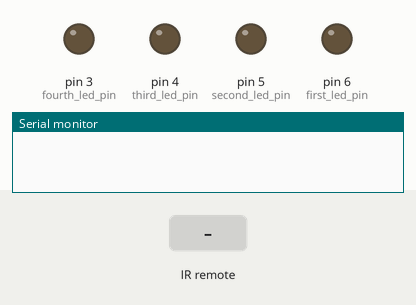
Bench run of a sketch on a simulated Arduino Uno, built with avr-gcc and run on an emulated ATmega328P. Shown: output pins drawn as LEDs (lit = HIGH), the last lines printed to the serial monitor. The inputs (shaded band) are chosen by the test bench.

Above: at 1.2 s.
1.3 s: infrared code 0xFD08F7 received
At 2.0 s:
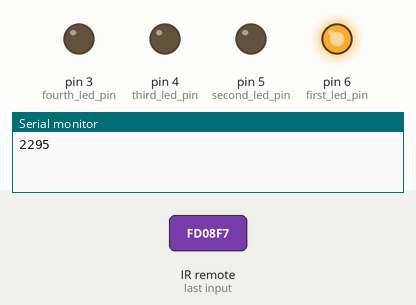
2.8 s: infrared code 0xFD8877 received
At 3.2 s:
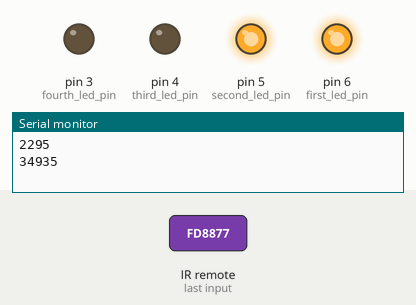
4.3 s: infrared code 0xFD48B7 received
At 5.5 s:
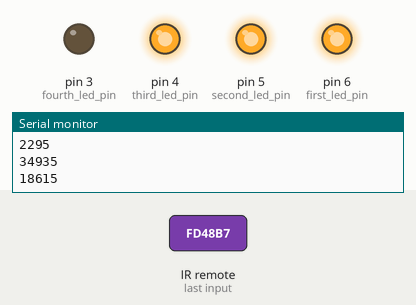
5.8 s: infrared code 0xFD28D7 received
At 6.6 s:
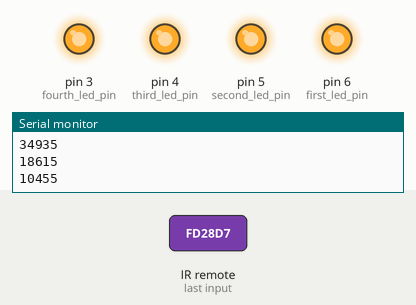
7.3 s: infrared code 0xFD08F7 received
At 7.8 s:
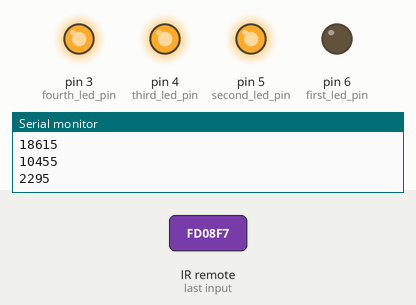
8.8 s: infrared code 0xFD8877 received
At 10.1 s:
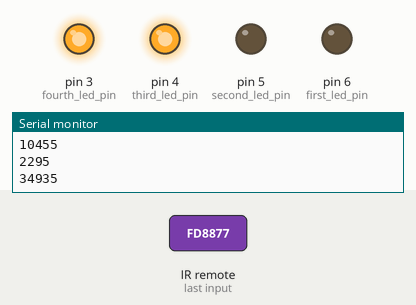
Timing chart, 0 to 11.3 s (numbered marks = the images above; inputs shaded):
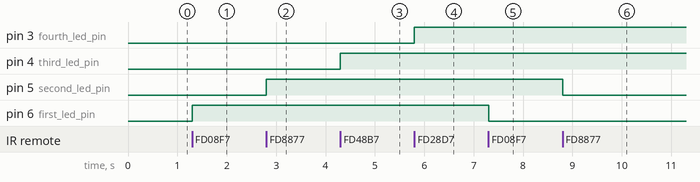

Measured:
- after the input at 1.3 s, pin 6 (first_led_pin): LOW → HIGH at once
- after the input at 2.8 s, pin 5 (second_led_pin): LOW → HIGH at once
- after the input at 4.3 s, pin 4 (third_led_pin): LOW → HIGH at once
- after the input at 5.8 s, pin 3 (fourth_led_pin): LOW → HIGH at once
- after the input at 7.3 s, pin 6 (first_led_pin): HIGH → LOW at once
- after the input at 8.8 s, pin 5 (second_led_pin): HIGH → LOW at once

The sketch:

IR_remote_signal_measure.ino
```cpp
#include <IRremote.h>

#define first_key 16582903
#define second_key 16615543
#define third_key 16599223
#define fourth_key 16591063
int receiver_pin = 2;

int first_led_pin = 6;
int second_led_pin = 5;
int third_led_pin = 4;
int fourth_led_pin = 3;
int led[] = {0,0,0,0};
IRrecv receiver(receiver_pin);
decode_results output;

void setup()
{
Serial.begin(9600);
receiver.enableIRIn();
pinMode(first_led_pin, OUTPUT);
pinMode(second_led_pin, OUTPUT);
pinMode(third_led_pin, OUTPUT);
pinMode(fourth_led_pin, OUTPUT);
}

void loop() {
if (receiver.decode(&output)) {
unsigned int value = output.value;
switch(value) {
case first_key:
if(led[0] == 1) {
digitalWrite(first_led_pin, LOW);
led[0] = 0;
} else {
digitalWrite(first_led_pin, HIGH);
led[0] = 1;
}
break;
case second_key:

if(led[1] == 1) {
digitalWrite(second_led_pin, LOW);
led[1] = 0;
} else {
digitalWrite(second_led_pin, HIGH);
led[1] = 1;
}
break;
case third_key:

if(led[2] == 1) {
digitalWrite(third_led_pin, LOW);
led[2] = 0;
} else {
digitalWrite(third_led_pin, HIGH);
led[2] = 1;
}
break;
case fourth_key:

if(led[3] == 1) {
digitalWrite(fourth_led_pin, LOW);
led[3] = 0;
} else {
digitalWrite(fourth_led_pin, HIGH);
led[3] = 1;
}
break;
}
Serial.println(value);
receiver.resume();
}
}
```
